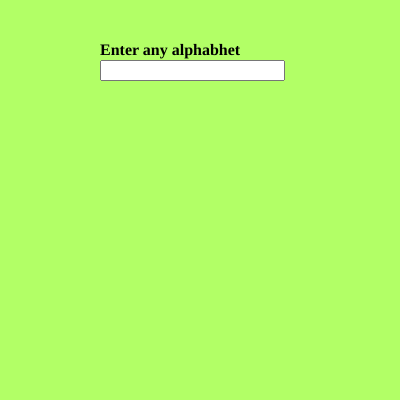
Frame 1 (no input)
Frame 60 (no input): identical to frame 1, image omitted
Frame 120 (the mouse pressed at the canvas centre since frame 60): identical to frame 1, image omitted

The p5.js sketch that drew this single still picture (run headless with seeded random() and noise() and a simulated clock; from frame 60 on, the mouse is pressed at the canvas centre):

// p5.js sketch
// ── sketch.js
var input,heading;


function setup() 
{
  createCanvas(400, 400);
  background(178,255,102);

  input = createInput();
  input.position(100, 60);

  heading = createElement('h4', 'Enter any alphabhet');
  heading.position(100, 20);
}

function draw() {

  //to read the value entered by the user in the box

  //please except the value
  const value= input.value();

  //alternative of if condition
  switch( value)
  {

    case 'a': console.log("vowel");
              break;

    case 'e': console.log("vowel");
              break;

    case 'i': console.log("vowel");
              break;

    case 'o': console.log("vowel");
              break;

    case 'u': console.log("vowel");
              break;

    default: console.log("please enter any character, becuase it is not a vowel")
              break;

  }//come out of this when there is a break
}
